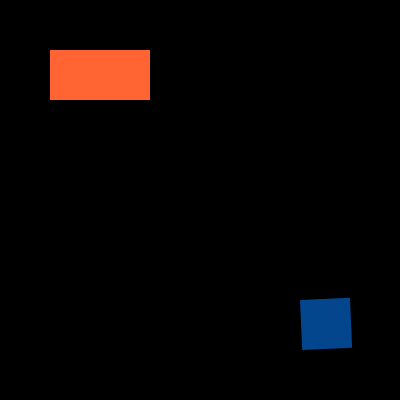
Frame 1 (no input)
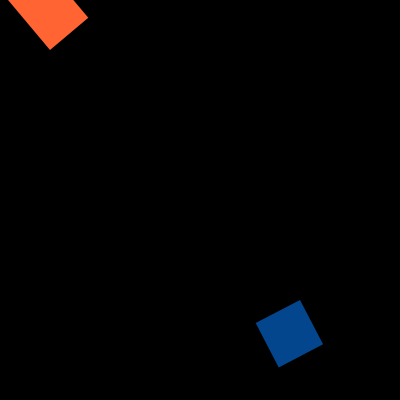
Frame 60 (no input)
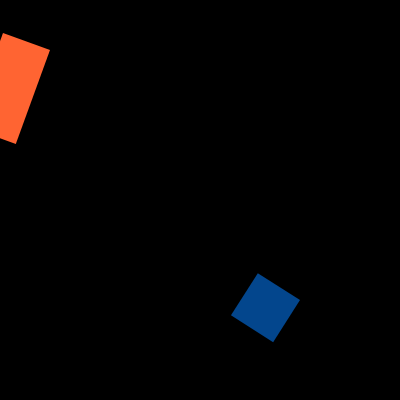
Frame 120 (the mouse pressed at the canvas centre since frame 60)

The p5.js sketch that drew these frames (run headless with seeded random() and noise() and a simulated clock; from frame 60 on, the mouse is pressed at the canvas centre):

// p5.js sketch
// ── sketch.js
let angle = 0;
// let x= 50;
// let y = 50;
function setup() {
createCanvas(400,400);
noStroke();
  //rectMode(CENTER);

 angleMode(DEGREES);

}
//push SAVE
//pop Restore
function draw() {
     background(0);
   
push();    
translate (50,50); 
scale(1,1);
rotate(angle);

scale(1,1);

fill(255,100,50);
rect(0,0,100,50);
  angle = (angle + 5) ;
pop();
  

translate (300,300);
rotate (-angle /2);
fill(5,100,200,180);
rect(0, 0,50,50);

angle = (angle + 5) ;
// x = x +2;
}
